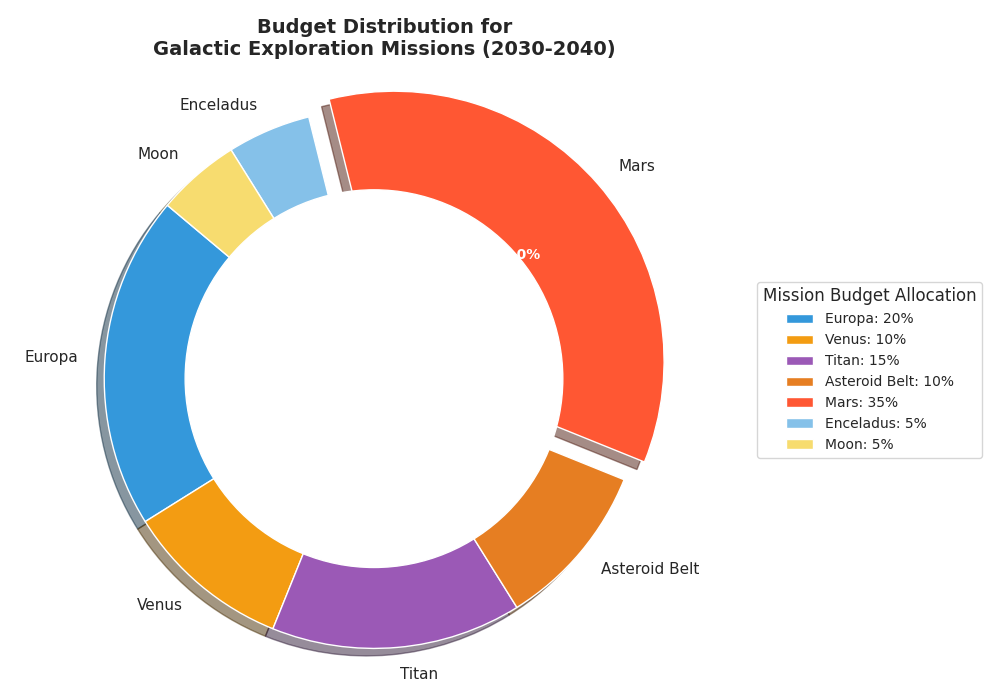

The script that drew this image:
import matplotlib.pyplot as plt

destinations = ['Europa', 'Venus', 'Titan', 'Asteroid Belt', 'Mars', 'Enceladus', 'Moon']
budget_allocation = [20, 10, 15, 10, 35, 5, 5]

colors = ['#3498DB', '#F39C12', '#9B59B6', '#E67E22', '#FF5733', '#85C1E9', '#F7DC6F']
explode = (0, 0, 0, 0, 0.1, 0, 0)

fig, ax = plt.subplots(figsize=(10, 7))
wedges, texts, autotexts = ax.pie(
    budget_allocation,
    explode=explode,
    labels=destinations,
    colors=colors,
    autopct='%1.1f%%',
    startangle=140,
    shadow=True,
    wedgeprops=dict(edgecolor='w')
)

# Define the center of the pie chart to create a donut shape
centre_circle = plt.Circle((0,0),0.70,fc='white')
fig.gca().add_artist(centre_circle)

for autotext in autotexts:
    autotext.set_color('white')
    autotext.set_fontsize(10)
    autotext.set_weight('bold')

ax.axis('equal')
plt.title("Budget Distribution for\nGalactic Exploration Missions (2030-2040)", fontsize=14, fontweight='bold')

legend_labels = [f"{destination}: {allocation}%" for destination, allocation in zip(destinations, budget_allocation)]
ax.legend(legend_labels, title="Mission Budget Allocation", loc="center left", bbox_to_anchor=(1, 0.5), fontsize=10)

plt.tight_layout()
plt.show()
